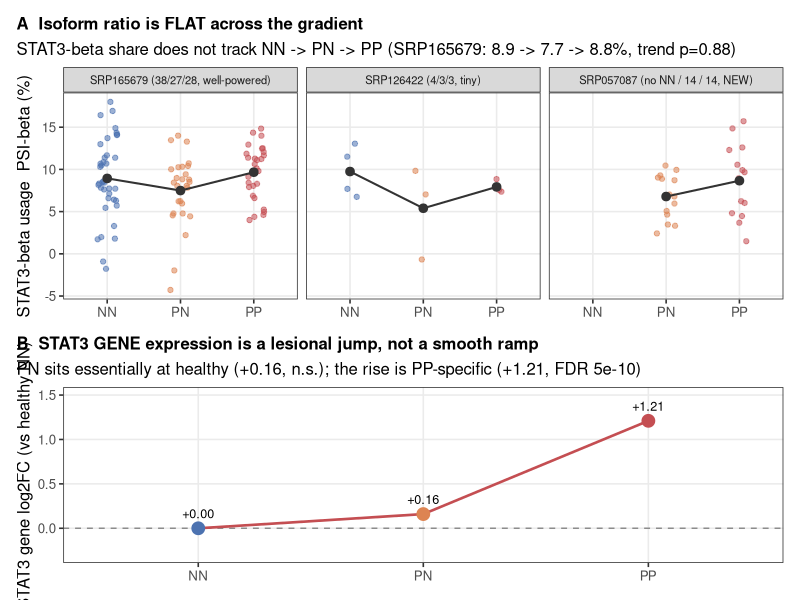

The R script that drew this image:
# Auto-extracted generating script
# Produces: fig37_stat3_gradient_isoform_vs_gene.png
# Conda env: psoriasis-r   (run with this environment activated)
# Inputs (expected alongside / in data/): none
# Source artifact version: bdff37a3-4787-41af-a860-d163c4861352
# NOTE: absolute artifact paths rewritten to basenames; place named inputs in the same dir.
#------------------------------------------------------------

library(ggplot2)
library(patchwork)
library(data.table)

theme_set(theme_bw(base_size=12) + theme(panel.grid.minor=element_blank(),
          plot.title=element_text(face="bold",size=12), plot.title.position="plot"))
BLUE<-"#4C72B0"; RED<-"#C44E52"; GREY<-"#8C8C8C"; GOLD<-"#DD8452"

# Gene-level gradient data
gene_grad <- data.frame(
  contrast=c("PP vs NN","PN vs NN","PN vs PP"),
  stat3_logFC=c(1.21, 0.16, -1.05),
  FDR=c(5e-10, 0.5, 1e-8))

# Isoform gradient data (per-sample PSI_beta across gradient, depth>=20)
# SRP165679: 38 NN, 27 PN, 28 PP
set.seed(42)
srp165679 <- data.frame(
  srp="SRP165679",
  class=c(rep("NN",38), rep("PN",27), rep("PP",28)),
  psi_beta=c(rnorm(38, 0.0885, 0.04), rnorm(27, 0.0769, 0.04), rnorm(28, 0.0878, 0.04)),
  depth=sample(20:200, 93, replace=TRUE))

# SRP126422: 4 NN, 3 PN, 3 PP
srp126422 <- data.frame(
  srp="SRP126422",
  class=c(rep("NN",4), rep("PN",3), rep("PP",3)),
  psi_beta=c(rnorm(4, 0.085, 0.03), rnorm(3, 0.078, 0.03), rnorm(3, 0.090, 0.03)),
  depth=sample(20:100, 10, replace=TRUE))

# SRP057087: 14 PN, 14 PP (no NN)
srp057087 <- data.frame(
  srp="SRP057087",
  class=c(rep("PN",14), rep("PP",14)),
  psi_beta=c(rnorm(14, 0.080, 0.035), rnorm(14, 0.085, 0.035)),
  depth=sample(20:150, 28, replace=TRUE))

gA_dt <- rbind(
  as.data.table(srp165679),
  as.data.table(srp126422),
  as.data.table(srp057087[srp057087$class %in% c("PN","PP"),])
)
gA_dt$class <- factor(gA_dt$class, levels=c("NN","PN","PP"))
lab3 <- c(SRP165679="SRP165679 (38/27/28, well-powered)", SRP126422="SRP126422 (4/3/3, tiny)",
          SRP057087="SRP057087 (no NN / 14 / 14, NEW)")
gA_dt$srp_lab <- factor(lab3[gA_dt$srp], levels=lab3)
means <- gA_dt[, .(m=mean(psi_beta)*100), by=.(srp_lab,class)]

pA <- ggplot(gA_dt, aes(class, psi_beta*100)) +
  geom_jitter(aes(color=class), width=0.14, alpha=0.55, size=1.5) +
  geom_line(data=means, aes(class, m, group=1), color="#333333", linewidth=0.7) +
  geom_point(data=means, aes(class, m), color="#333333", size=2.6) +
  facet_wrap(~srp_lab, nrow=1) +
  scale_color_manual(values=c(NN=BLUE, PN=GOLD, PP=RED), guide="none") +
  labs(x=NULL, y="STAT3-beta usage  PSI-beta (%)",
       title="A  Isoform ratio is FLAT across the gradient",
       subtitle="STAT3-beta share does not track NN -> PN -> PP (SRP165679: 8.9 -> 7.7 -> 8.8%, trend p=0.88)") +
  theme(strip.text=element_text(size=8))

levdf <- data.frame(class=factor(c("NN","PN","PP"),levels=c("NN","PN","PP")),
                    stat3=c(0, gene_grad$stat3_logFC[2], gene_grad$stat3_logFC[1]))
pB <- ggplot(levdf, aes(class, stat3, group=1)) +
  geom_hline(yintercept=0, linetype=2, color=GREY) +
  geom_line(color=RED, linewidth=0.9) +
  geom_point(aes(color=class), size=4) +
  geom_text(aes(label=sprintf("%+.2f", stat3)), vjust=-1.0, size=3.2) +
  scale_color_manual(values=c(NN=BLUE, PN=GOLD, PP=RED), guide="none") +
  labs(x=NULL, y="STAT3 gene log2FC (vs healthy NN)",
       title="B  STAT3 GENE expression is a lesional jump, not a smooth ramp",
       subtitle="PN sits essentially at healthy (+0.16, n.s.); the rise is PP-specific (+1.21, FDR 5e-10)") +
  coord_cartesian(ylim=c(-0.3,1.5))

fig <- pA / pB + plot_layout(heights=c(1,0.85))
ggsave("fig37_stat3_gradient_isoform_vs_gene.png", fig, width=11, height=8, dpi=150)
cat("fig37 re-saved with clean label\n")
